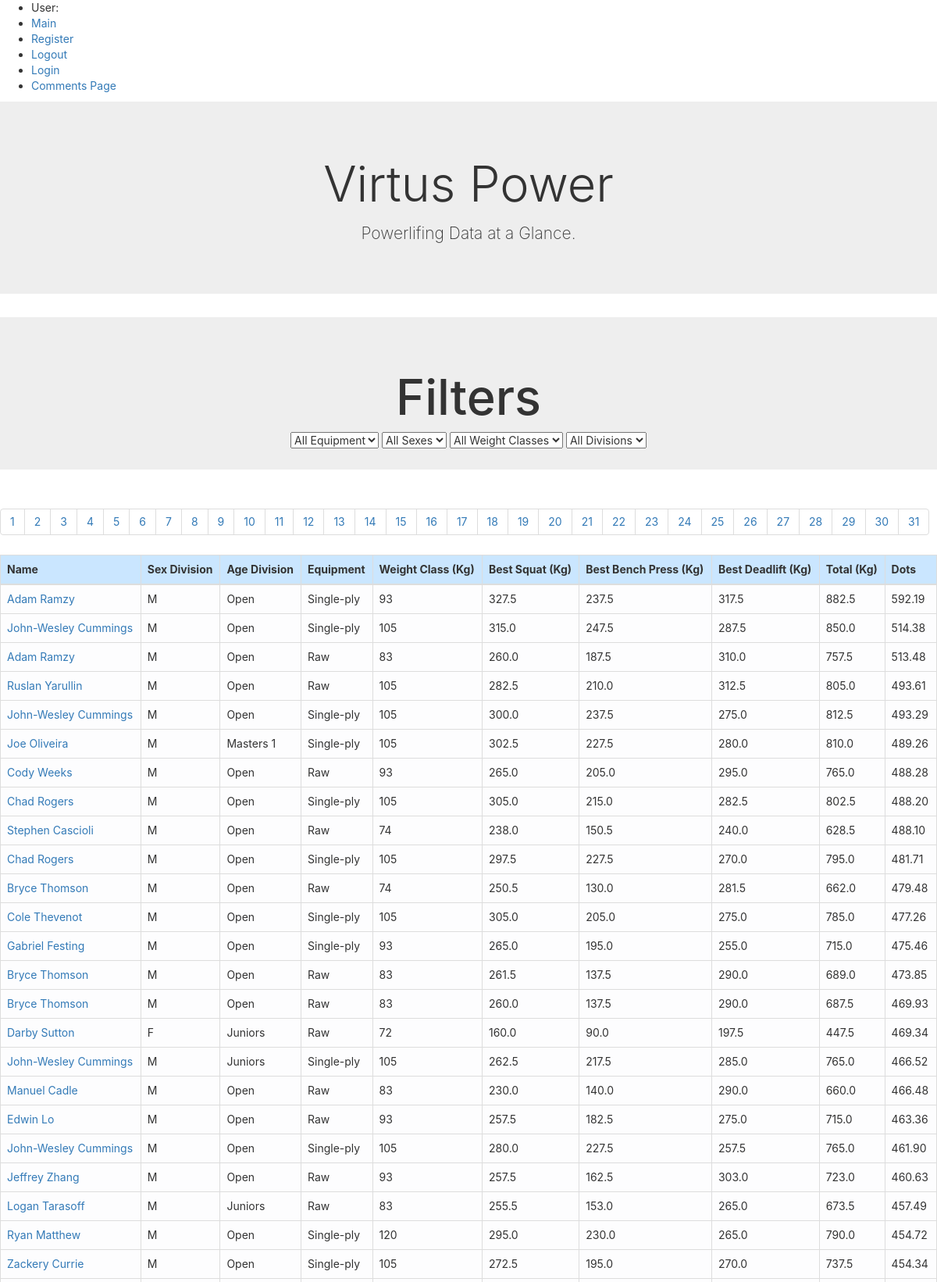
Screenshot of /php/public/index.php (upper part) with the database file from the repository.
### tables this page shows
CREATE TABLE `bcpa_powerlifting_database` (
  `Name` varchar(25) DEFAULT NULL,
  `Sex` varchar(1) DEFAULT NULL,
  `Event` varchar(3) DEFAULT NULL,
  `Equipment` varchar(10) DEFAULT NULL,
  `Division` varchar(11) DEFAULT NULL,
  `BodyweightKg` decimal(5,2) DEFAULT NULL,
  `WeightClassKg` varchar(4) DEFAULT NULL,
  `Best3SquatKg` decimal(4,1) DEFAULT NULL,
  `Best3BenchKg` decimal(4,1) DEFAULT NULL,
  `Best3DeadliftKg` decimal(4,1) DEFAULT NULL,
  `TotalKg` decimal(4,1) DEFAULT NULL,
  `Place` varchar(2) DEFAULT NULL,
  `Dots` decimal(5,2) DEFAULT NULL,
  `Wilks` decimal(5,2) DEFAULT NULL,
  `Glossbrenner` decimal(5,2) DEFAULT NULL,
  `Goodlift` decimal(5,2) DEFAULT NULL,
  `Tested` varchar(3) DEFAULT NULL,
  `Country` varchar(6) DEFAULT NULL,
  `State` varchar(2) DEFAULT NULL,
  `Federation` varchar(3) DEFAULT NULL,
  `ParentFederation` varchar(3) DEFAULT NULL,
  `Date` datetime DEFAULT NULL,
  `MeetCountry` varchar(6) DEFAULT NULL,
  `MeetState` varchar(2) DEFAULT NULL,
  `MeetTown` varchar(15) DEFAULT NULL,
  `MeetName` varchar(28) DEFAULT NULL,
  `Id` int(11) NOT NULL
);

### php/private/functions.php (called while the page is built, shortened)
<?php
function url_for($script_path) {
    if($script_path[0] != '/') {
      $script_path = "/" . $script_path;
    }
    return WWW_ROOT . $script_path;
  }
?>

### php/public/main_functions.php (the view, shortened to what this page needs)
<?php
function start_table()
{
    echo "<table class=\" table table-light table-bordered table-hover\" border=\"1\">\n";
    echo "<thead>
    <th>Name</th>
    <th>Sex Division</th>
    <th>Age Division</th>
    <th>Equipment</th>
    <th>Weight Class (Kg)</th>
    <th>Best Squat (Kg)</th>
    <th>Best Bench Press (Kg)</th>
    <th>Best Deadlift (Kg)</th>
    <th>Total (Kg)</th>
    <th>Dots</th></tr>
    </thead>";
}
function powerlifting_table($name, $seggs, $division, $equipment, $weightclass, $s, $b, $d, $total, $strcoefficient)
{
    echo "<tr";
    echo "><td>$name</td>
			<td>$seggs</td>
			<td>$division</td>
			<td>$equipment</td>
			<td>$weightclass</td>
			<td>$s</td>
            <td>$b</td>
            <td>$d</td>
            <td>$total</td>
            <td>$strcoefficient</td>
		</tr>";
}
function end_table()
{
    echo "</table>";
}

### php/private/header.php (shortened to what this page needs)
<!DOCTYPE html>
<html lang="en">
<head>
  <link rel="stylesheet" href="https://maxcdn.bootstrapcdn.com/bootstrap/4.0.0/css/bootstrap.min.css"
>
  <link rel="stylesheet" type="text/css" href="../../css/main.css">
  <link rel="stylesheet" href="https://maxcdn.bootstrapcdn.com/bootstrap/3.3.6/css/bootstrap.min.css" />
</head>
<navigation>
  <ul>
    <li>User:
    </li>
    <li><a href="<?php echo url_for('index.php'); ?>">Main</a></li>
    <li><a href="<?php echo url_for('register.php'); ?>">Register</a></li>
    <li><a href="<?php echo url_for('logout.php'); ?>">Logout</a></li>
    <li><a href="<?php echo url_for('login.php'); ?>">Login</a></li>
    <li><a href="<?php echo url_for('comments.php'); ?>">Comments Page</a></li>
  </ul>
</navigation>
<body>

### php/public/index.php (shortened to what this page needs)
<?php
require_once('../private/initialize.php');
include '../private/header.php';
include 'main_functions.php';
?>
<div class="jumbotron jumbotron-fluid text-center">
    <div class="container-fluid">
        <h1 class="display-4">Virtus Power</h1>
        <p class="lead">Powerlifing Data at a Glance.</p>
    </div>
</div>
<?php
$results_per_page = 50;
$orderBy = 'ORDER BY Dots DESC';
$query = "SELECT * FROM bcpa_powerlifting_database WHERE 1 "  . $orderBy . "";
$result = mysqli_query($db, $query);
$number_of_results = mysqli_num_rows($result);
$number_of_pages = ceil($number_of_results / $results_per_page);
if (!isset($_GET['page'])) {
    $page = 1;
} else {
    $page = $_GET['page'];
}
$this_page_first_result = ($page - 1) * $results_per_page;
$query = "SELECT * FROM bcpa_powerlifting_database "  . $orderBy . " LIMIT $this_page_first_result, $results_per_page";
$result = mysqli_query($db, $query);
?>
<div class="jumbotron jumbotron-fluid text-center">
    <h1>Filters</h1>
    <div class=col-lg-12>
        <select name="equipment" id="equipment" class="select-filter">
            <option selected> All Equipment </option>
        </select>
        <select name="seggs" id="seggs" class="select-filter">
            <option selected> All Sexes </option>
        </select>
        <select name="weightclass" id="weightclass" class="select-filter">
            <option selected> All Weight Classes </option>
        </select>
        <select name="division" id="division" class="select-filter">
            <option selected> All Divisions </option>
        </select>
    </div>
</div>
<nav aria-label="Pagination">
    <ul class="pagination" id="pagination-change">
        <?php for ($page = 1; $page <= $number_of_pages; $page++) : ?>
            <li><a href="index.php?page=<?= $page; ?>" class="page-link"><?= $page; ?></a></li>
        <?php endfor; ?>
    </ul>
</nav>
<?php
echo "<div class=main-container container-fluid col-lg-12>";
start_table();
while ($row = mysqli_fetch_array($result)) {
    powerlifting_table("<a href=\"details.php?user_id={$row['Id']}\">$row[0]</a>", $row[1], $row[4], $row[3], $row[6], $row[7], $row[8], $row[9], $row[10], $row[12]);
}
end_table();
echo "</div>";
include 'footer.php';
?>

### php/public/footer.php (shortened to what this page needs)
</body>
</html>

### css/main.css (style rules this page uses)
h1 { font-size: 30px; }
body, textarea, input { font-family: -apple-system, BlinkMacSystemFont, 'Segoe UI', Roboto, Oxygen, Ubuntu, Cantarell, 'Open Sans', 'Helvetica Neue', sans-serif !important; }
body { margin: 20px; }
.jumbotron { background-color: #cae6ff; }
thead { background-color: #cae6ff; }
a { color: #274472; }

### rows the page displays
bcpa_powerlifting_database: name "Adam Ramzy", Sex "M", Division "Open", Equipment "Single-ply", WeightClassKg "93", Best3SquatKg "327.5", Best3BenchKg "237.5", Best3DeadliftKg "317.5", TotalKg "882.5", Dots "592.19"
bcpa_powerlifting_database: name "John-Wesley Cummings", Sex "M", Division "Open", Equipment "Single-ply", WeightClassKg "105", Best3SquatKg "315.0", Best3BenchKg "247.5", Best3DeadliftKg "287.5", TotalKg "850.0", Dots "514.38"
bcpa_powerlifting_database: name "Adam Ramzy", Sex "M", Division "Open", Equipment "Raw", WeightClassKg "83", Best3SquatKg "260.0", Best3BenchKg "187.5", Best3DeadliftKg "310.0", TotalKg "757.5", Dots "513.48"
bcpa_powerlifting_database: name "Ruslan Yarullin", Sex "M", Division "Open", Equipment "Raw", WeightClassKg "105", Best3SquatKg "282.5", Best3BenchKg "210.0", Best3DeadliftKg "312.5", TotalKg "805.0", Dots "493.61"
bcpa_powerlifting_database: name "John-Wesley Cummings", Sex "M", Division "Open", Equipment "Single-ply", WeightClassKg "105", Best3SquatKg "300.0", Best3BenchKg "237.5", Best3DeadliftKg "275.0", TotalKg "812.5", Dots "493.29"
bcpa_powerlifting_database: name "Joe Oliveira", Sex "M", Division "Masters 1", Equipment "Single-ply", WeightClassKg "105", Best3SquatKg "302.5", Best3BenchKg "227.5", Best3DeadliftKg "280.0", TotalKg "810.0", Dots "489.26"
bcpa_powerlifting_database: name "Cody Weeks", Sex "M", Division "Open", Equipment "Raw", WeightClassKg "93", Best3SquatKg "265.0", Best3BenchKg "205.0", Best3DeadliftKg "295.0", TotalKg "765.0", Dots "488.28"
bcpa_powerlifting_database: name "Chad Rogers", Sex "M", Division "Open", Equipment "Single-ply", WeightClassKg "105", Best3SquatKg "305.0", Best3BenchKg "215.0", Best3DeadliftKg "282.5", TotalKg "802.5", Dots "488.20"
bcpa_powerlifting_database: name "Stephen Cascioli", Sex "M", Division "Open", Equipment "Raw", WeightClassKg "74", Best3SquatKg "238.0", Best3BenchKg "150.5", Best3DeadliftKg "240.0", TotalKg "628.5", Dots "488.10"
bcpa_powerlifting_database: name "Chad Rogers", Sex "M", Division "Open", Equipment "Single-ply", WeightClassKg "105", Best3SquatKg "297.5", Best3BenchKg "227.5", Best3DeadliftKg "270.0", TotalKg "795.0", Dots "481.71"
bcpa_powerlifting_database: name "Bryce Thomson", Sex "M", Division "Open", Equipment "Raw", WeightClassKg "74", Best3SquatKg "250.5", Best3BenchKg "130.0", Best3DeadliftKg "281.5", TotalKg "662.0", Dots "479.48"
bcpa_powerlifting_database: name "Cole Thevenot", Sex "M", Division "Open", Equipment "Single-ply", WeightClassKg "105", Best3SquatKg "305.0", Best3BenchKg "205.0", Best3DeadliftKg "275.0", TotalKg "785.0", Dots "477.26"
bcpa_powerlifting_database: name "Gabriel Festing", Sex "M", Division "Open", Equipment "Single-ply", WeightClassKg "93", Best3SquatKg "265.0", Best3BenchKg "195.0", Best3DeadliftKg "255.0", TotalKg "715.0", Dots "475.46"
bcpa_powerlifting_database: name "Bryce Thomson", Sex "M", Division "Open", Equipment "Raw", WeightClassKg "83", Best3SquatKg "261.5", Best3BenchKg "137.5", Best3DeadliftKg "290.0", TotalKg "689.0", Dots "473.85"
bcpa_powerlifting_database: name "Bryce Thomson", Sex "M", Division "Open", Equipment "Raw", WeightClassKg "83", Best3SquatKg "260.0", Best3BenchKg "137.5", Best3DeadliftKg "290.0", TotalKg "687.5", Dots "469.93"
bcpa_powerlifting_database: name "Darby Sutton", Sex "F", Division "Juniors", Equipment "Raw", WeightClassKg "72", Best3SquatKg "160.0", Best3BenchKg "90.0", Best3DeadliftKg "197.5", TotalKg "447.5", Dots "469.34"
bcpa_powerlifting_database: name "John-Wesley Cummings", Sex "M", Division "Juniors", Equipment "Single-ply", WeightClassKg "105", Best3SquatKg "262.5", Best3BenchKg "217.5", Best3DeadliftKg "285.0", TotalKg "765.0", Dots "466.52"
bcpa_powerlifting_database: name "Manuel Cadle", Sex "M", Division "Open", Equipment "Raw", WeightClassKg "83", Best3SquatKg "230.0", Best3BenchKg "140.0", Best3DeadliftKg "290.0", TotalKg "660.0", Dots "466.48"
bcpa_powerlifting_database: name "Edwin Lo", Sex "M", Division "Open", Equipment "Raw", WeightClassKg "93", Best3SquatKg "257.5", Best3BenchKg "182.5", Best3DeadliftKg "275.0", TotalKg "715.0", Dots "463.36"
bcpa_powerlifting_database: name "John-Wesley Cummings", Sex "M", Division "Open", Equipment "Single-ply", WeightClassKg "105", Best3SquatKg "280.0", Best3BenchKg "227.5", Best3DeadliftKg "257.5", TotalKg "765.0", Dots "461.90"
bcpa_powerlifting_database: name "Jeffrey Zhang", Sex "M", Division "Open", Equipment "Raw", WeightClassKg "93", Best3SquatKg "257.5", Best3BenchKg "162.5", Best3DeadliftKg "303.0", TotalKg "723.0", Dots "460.63"
bcpa_powerlifting_database: name "Logan Tarasoff", Sex "M", Division "Juniors", Equipment "Raw", WeightClassKg "83", Best3SquatKg "255.5", Best3BenchKg "153.0", Best3DeadliftKg "265.0", TotalKg "673.5", Dots "457.49"
bcpa_powerlifting_database: name "Ryan Matthew", Sex "M", Division "Open", Equipment "Single-ply", WeightClassKg "120", Best3SquatKg "295.0", Best3BenchKg "230.0", Best3DeadliftKg "265.0", TotalKg "790.0", Dots "454.72"
bcpa_powerlifting_database: name "Zackery Currie", Sex "M", Division "Open", Equipment "Single-ply", WeightClassKg "105", Best3SquatKg "272.5", Best3BenchKg "195.0", Best3DeadliftKg "270.0", TotalKg "737.5", Dots "454.34"
